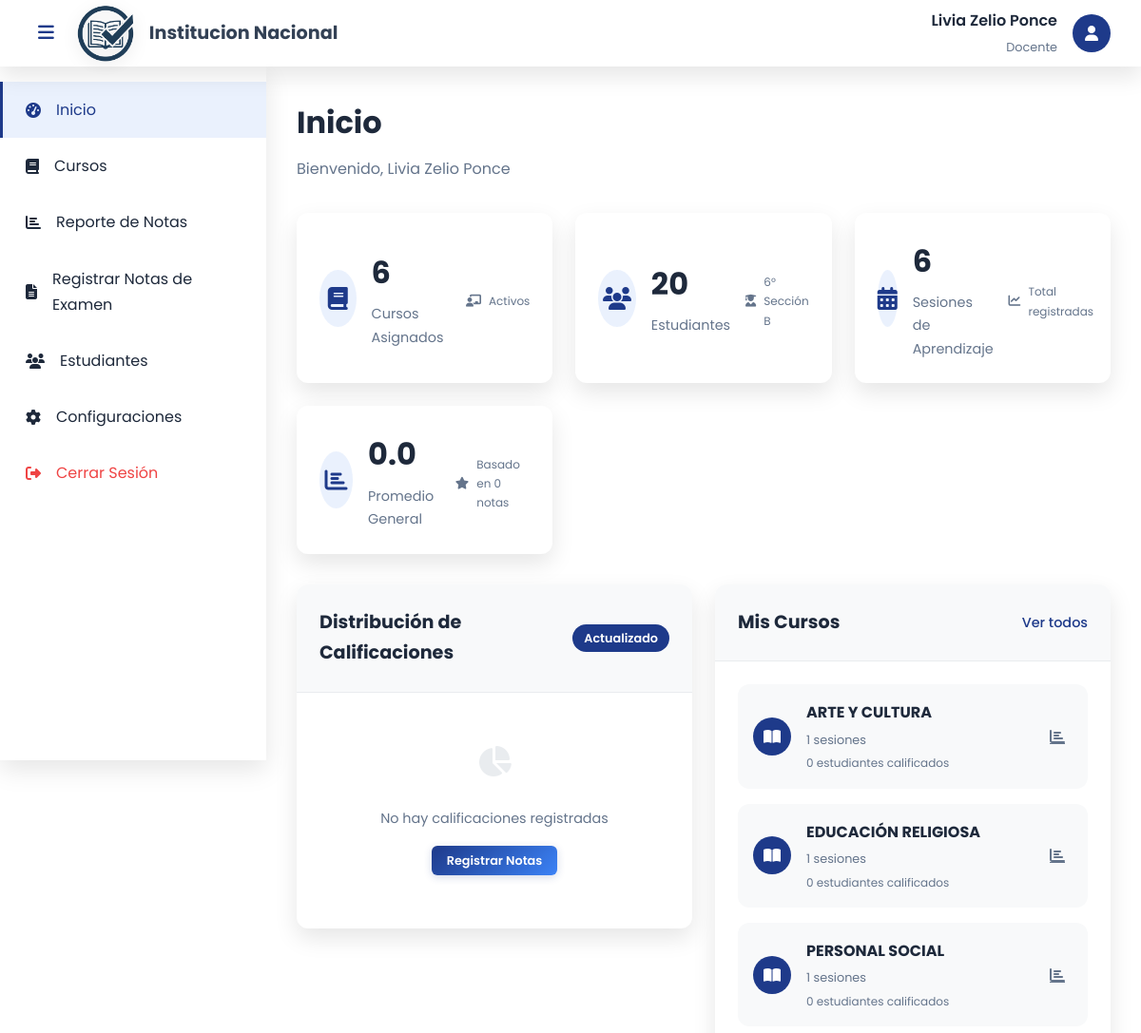
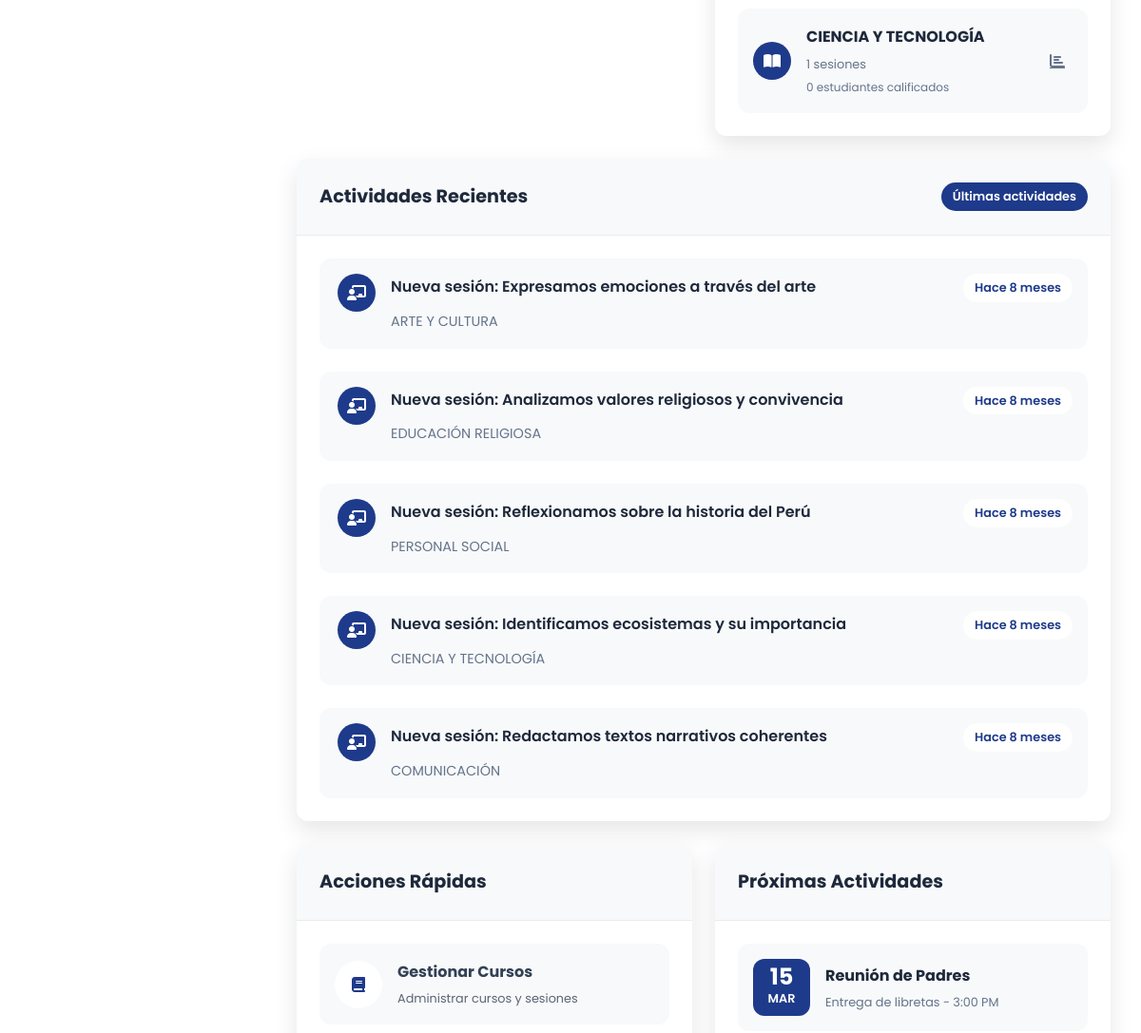
/dashboard.php (signed in, upper part), run on an earlier commit of the app's database (2 pictures, top to bottom).
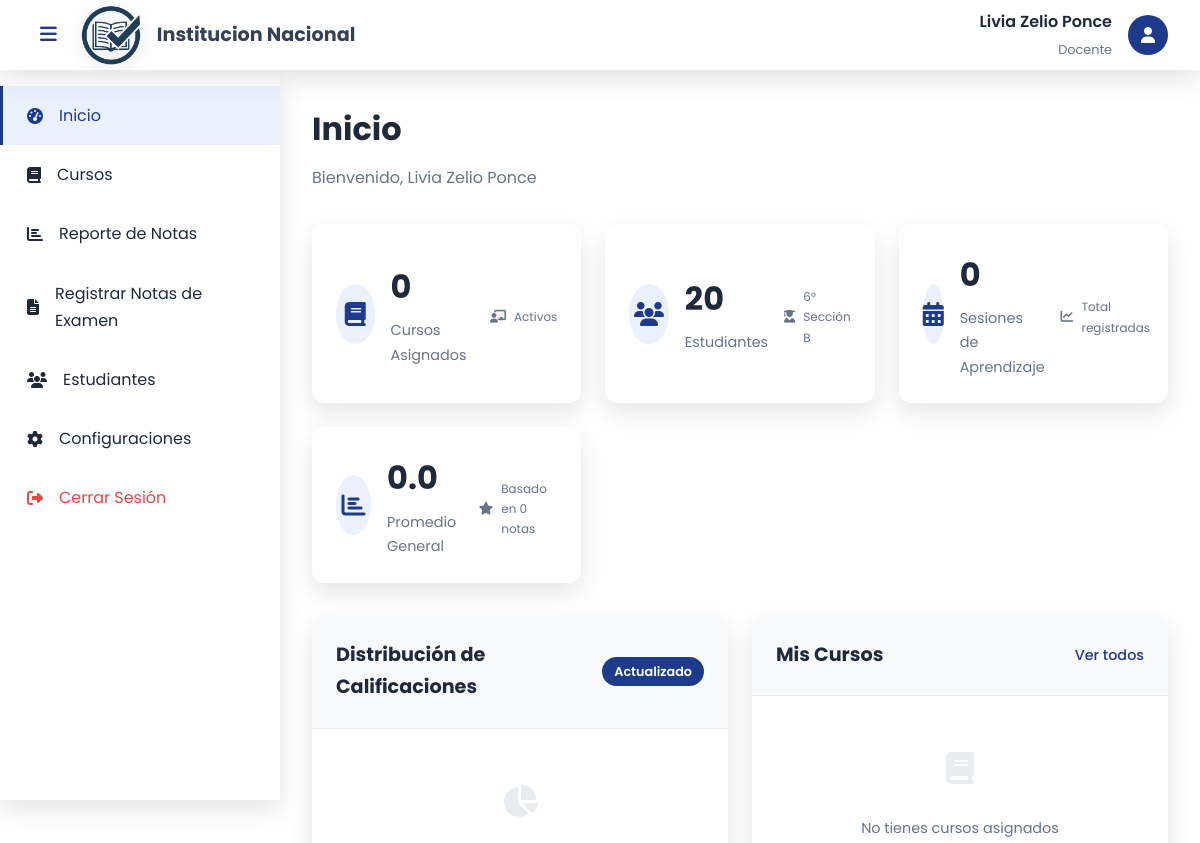
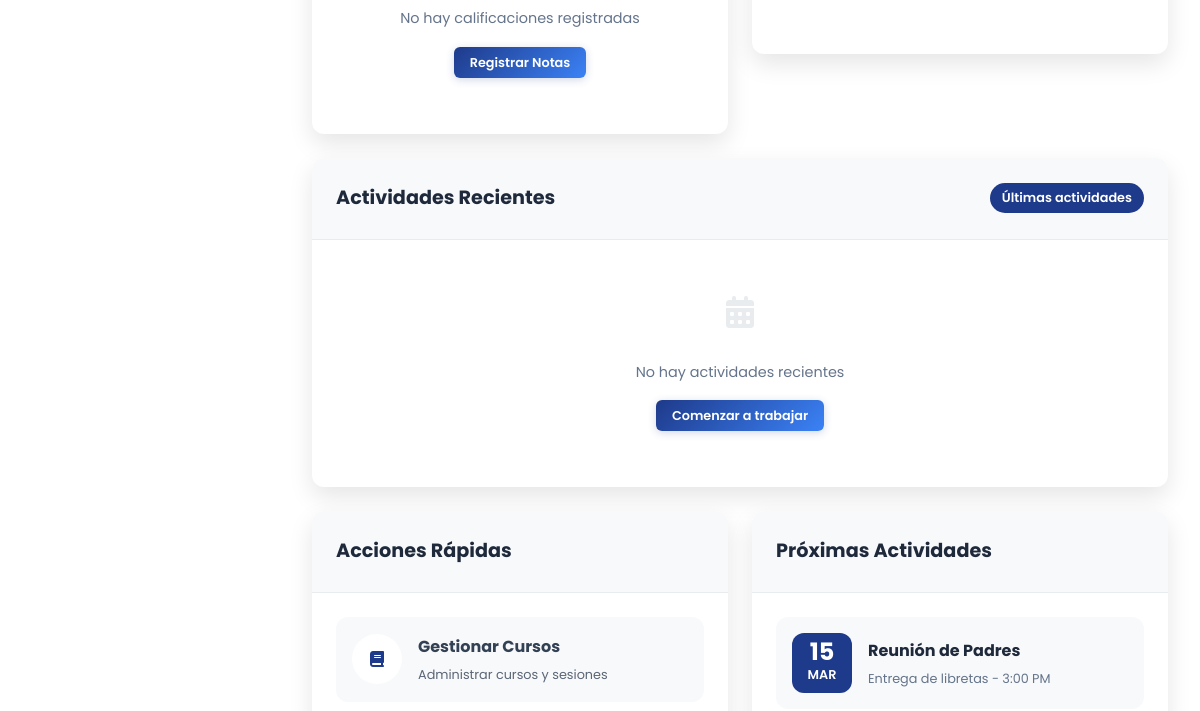
And on a later commit of the database (2 pictures, top to bottom).
### tables this page shows
CREATE TABLE `curso` (
  `codigo_curso` int(6) NOT NULL,
  `nombre` varchar(100) DEFAULT NULL,
  `DNIdocente` varchar(8) DEFAULT NULL
);

CREATE TABLE `sesion_de_aprendizaje` (
  `codigo_sesion` int(6) NOT NULL,
  `fecha` date DEFAULT NULL,
  `duracion` int(11) DEFAULT NULL,
  `titulo` varchar(150) DEFAULT NULL,
  `evidencia_aprendizaje` varchar(150) DEFAULT NULL,
  `codigo_curso` int(6) DEFAULT NULL,
  `id_grado_seccion` int(11) DEFAULT NULL
);

### dashboard.php (the view, shortened to what the changed rows need)
<?php
include 'includes/database.php';
$stmt = $pdo->prepare("SELECT COUNT(*) as total FROM curso WHERE DNIdocente = ?");
$stmt->execute([$_SESSION['docente_id']]);
$total_cursos = $stmt->fetch()['total'];
$stmt = $pdo->prepare("SELECT COUNT(*) as total FROM sesion_de_aprendizaje sa
                      JOIN curso c ON sa.codigo_curso = c.codigo_curso
                      WHERE c.DNIdocente = ?");
$stmt->execute([$_SESSION['docente_id']]);
$total_sesiones = $stmt->fetch()['total'];
$stmt = $pdo->prepare("SELECT c.*,
                      (SELECT COUNT(*) FROM sesion_de_aprendizaje sa WHERE sa.codigo_curso = c.codigo_curso) as total_sesiones,
                      (SELECT COUNT(DISTINCT n.DNIestudiante) FROM notas n
                       JOIN sesion_de_aprendizaje sa ON n.codigo_sesion = sa.codigo_sesion
                       WHERE sa.codigo_curso = c.codigo_curso) as estudiantes_calificados
                      FROM curso c
                      WHERE c.DNIdocente = ?
                      ORDER BY c.codigo_curso DESC
                      LIMIT 4");
$stmt->execute([$_SESSION['docente_id']]);
$cursos_recientes = $stmt->fetchAll();
$stmt = $pdo->prepare("SELECT sa.*, c.nombre as curso_nombre
                      FROM sesion_de_aprendizaje sa
                      JOIN curso c ON sa.codigo_curso = c.codigo_curso
                      WHERE c.DNIdocente = ?
                      ORDER BY sa.fecha DESC, sa.codigo_sesion DESC
                      LIMIT 5");
$stmt->execute([$_SESSION['docente_id']]);
$sesiones_recientes = $stmt->fetchAll();
$actividades_recientes = [];
foreach($sesiones_recientes as $sesion) {
    $actividades_recientes[] = [
        'tipo' => 'sesion',
        'icono' => 'fa-chalkboard-teacher',
        'color' => 'var(--primary-color)',
        'mensaje' => 'Nueva sesión: ' . $sesion['titulo'],
        'detalle' => $sesion['curso_nombre'],
        'fecha' => $sesion['fecha'],
        'tiempo' => calcularTiempoRelativo($sesion['fecha'])
    ];
}
usort($actividades_recientes, function($a, $b) {
    return strtotime($b['fecha']) - strtotime($a['fecha']);
});
$actividades_recientes = array_slice($actividades_recientes, 0, 5);
function calcularTiempoRelativo($fecha) {
    $ahora = new DateTime();
    $fechaObj = new DateTime($fecha);
    $diferencia = $ahora->diff($fechaObj);
    if ($diferencia->m > 0) return 'Hace ' . $diferencia->m . ' mes' . ($diferencia->m > 1 ? 'es' : '');
    return 'Hace unos momentos';
}
?>
<!DOCTYPE html>
<html lang="es">
<head>
    <link rel="stylesheet" href="css/style.css">
    <link rel="stylesheet" href="https://cdnjs.cloudflare.com/ajax/libs/font-awesome/6.5.0/css/all.min.css">
</head>
<body>
    <div class="main-container">
        <main class="main-content">
            <div class="page-header">
                <h1>Inicio</h1>
            </div>
            <div class="stats-grid">
                <div class="stat-card">
                    <div class="stat-info">
                        <h3><?php echo $total_cursos; ?></h3>
                        <p>Cursos Asignados</p>
                    </div>
                </div>
                <div class="stat-card">
                    <div class="stat-info">
                        <h3><?php echo $total_sesiones; ?></h3>
                        <p>Sesiones de Aprendizaje</p>
                    </div>
                </div>
            </div>
            <div class="dashboard-content">
                <div class="content-row">
                    <div class="content-col">
                        <div class="dashboard-card">
                            <div class="card-body">
                                <?php if(count($cursos_recientes) > 0): ?>
                                    <div class="courses-list">
                                        <?php foreach($cursos_recientes as $curso): ?>
                                        <div class="course-item">
                                            <div class="course-icon">
                                                <i class="fas fa-book-open"></i>
                                            </div>
                                            <div class="course-details">
                                                <h4><?php echo $curso['nombre']; ?></h4>
                                                <p><?php echo $curso['total_sesiones']; ?> sesiones</p>
                                                <small>
                                                    <?php echo $curso['estudiantes_calificados']; ?> estudiantes calificados
                                                </small>
                                            </div>
                                            <div class="course-action">
                                                <a href="reportes.php?curso=<?php echo $curso['codigo_curso']; ?>" class="btn-icon-small">
                                                    <i class="fas fa-chart-bar"></i>
                                                </a>
                                            </div>
                                        </div>
                                        <?php endforeach; ?>
                                    </div>
                                <?php else: ?>
                                    <div class="empty-state-small">
                                        <i class="fas fa-book"></i>
                                        <p>No tienes cursos asignados</p>
                                    </div>
                                <?php endif; ?>
                            </div>
                        </div>
                    </div>
                </div>
                <div class="content-row">
                    <div class="content-col-full">
                        <div class="dashboard-card">
                            <div class="card-body">
                                <?php if(count($actividades_recientes) > 0): ?>
                                    <div class="activities-timeline">
                                        <?php foreach($actividades_recientes as $actividad): ?>
                                        <div class="timeline-item">
                                            <div class="timeline-marker" style="background: <?php echo $actividad['color']; ?>">
                                                <i class="fas <?php echo $actividad['icono']; ?>"></i>
                                            </div>
                                            <div class="timeline-content">
                                                <div class="timeline-header">
                                                    <h4><?php echo $actividad['mensaje']; ?></h4>
                                                    <span class="timeline-date"><?php echo $actividad['tiempo']; ?></span>
                                                </div>
                                                <p class="timeline-description">
                                                    <?php echo $actividad['detalle']; ?>
                                                </p>
                                            </div>
                                        </div>
                                        <?php endforeach; ?>
                                    </div>
                                <?php else: ?>
                                    <div class="empty-state-small">
                                        <i class="fas fa-calendar-alt"></i>
                                        <p>No hay actividades recientes</p>
                                        <a href="cursos.php" class="btn-primary btn-sm">Comenzar a trabajar</a>
                                    </div>
                                <?php endif; ?>
                            </div>
                        </div>
                    </div>
                </div>
            </div>
        </main>
    </div>
</body>
</html>

What changed in the data, as far as the page shows it:
no longer on this page (row edited): curso: nombre "ARTE Y CULTURA", total_sesiones "1", estudiantes_calificados "0"
no longer on this page (row edited): curso: nombre "EDUCACIÓN RELIGIOSA", total_sesiones "1", estudiantes_calificados "0"
no longer on this page (row edited): curso: nombre "PERSONAL SOCIAL", total_sesiones "1", estudiantes_calificados "0"
no longer on this page (row edited): curso: nombre "CIENCIA Y TECNOLOGÍA", total_sesiones "1", estudiantes_calificados "0"
no longer on this page (row unchanged): sesion_de_aprendizaje: mensaje "Nueva sesión: Expresamos emociones a través del arte", tiempo "Hace 8 meses", codigo_curso.nombre "ARTE Y CULTURA"
no longer on this page (row unchanged): sesion_de_aprendizaje: mensaje "Nueva sesión: Analizamos valores religiosos y convivencia", tiempo "Hace 8 meses", codigo_curso.nombre "EDUCACIÓN RELIGIOSA"
no longer on this page (row unchanged): sesion_de_aprendizaje: mensaje "Nueva sesión: Reflexionamos sobre la historia del Perú", tiempo "Hace 8 meses", codigo_curso.nombre "PERSONAL SOCIAL"
no longer on this page (row unchanged): sesion_de_aprendizaje: mensaje "Nueva sesión: Identificamos ecosistemas y su importancia", tiempo "Hace 8 meses", codigo_curso.nombre "CIENCIA Y TECNOLOGÍA"
no longer on this page (row unchanged): sesion_de_aprendizaje: mensaje "Nueva sesión: Redactamos textos narrativos coherentes", tiempo "Hace 8 meses", codigo_curso.nombre "COMUNICACIÓN"
Also different on the page:
$total_cursos: "6" → "0"
$total_sesiones: "6" → "0"
text now shown: "No tienes cursos asignados No hay actividades recientes Comenzar a trabajar"
